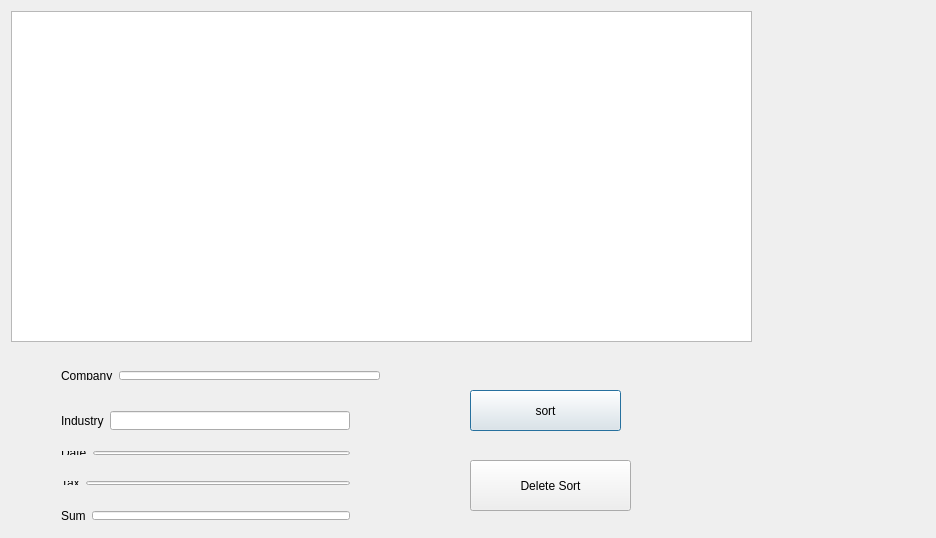
<?xml version="1.0" encoding="UTF-8"?>
<ui version="4.0">
 <class>showDB</class>
 <widget class="QDialog" name="showDB">
  <property name="geometry">
   <rect>
    <x>0</x>
    <y>0</y>
    <width>936</width>
    <height>538</height>
   </rect>
  </property>
  <property name="windowTitle">
   <string>showDB</string>
  </property>
  <widget class="QTableView" name="tableView">
   <property name="geometry">
    <rect>
     <x>11</x>
     <y>11</y>
     <width>741</width>
     <height>331</height>
    </rect>
   </property>
  </widget>
  <widget class="QPushButton" name="sort">
   <property name="geometry">
    <rect>
     <x>470</x>
     <y>390</y>
     <width>151</width>
     <height>41</height>
    </rect>
   </property>
   <property name="sizePolicy">
    <sizepolicy hsizetype="Minimum" vsizetype="Fixed">
     <horstretch>0</horstretch>
     <verstretch>0</verstretch>
    </sizepolicy>
   </property>
   <property name="text">
    <string>sort</string>
   </property>
  </widget>
  <widget class="QWidget" name="layoutWidget">
   <property name="geometry">
    <rect>
     <x>50</x>
     <y>500</y>
     <width>311</width>
     <height>31</height>
    </rect>
   </property>
   <layout class="QHBoxLayout" name="horizontalLayout">
    <item>
     <widget class="QLabel" name="label_4">
      <property name="text">
       <string>Sum</string>
      </property>
     </widget>
    </item>
    <item>
     <widget class="QLineEdit" name="lineEdit_5"/>
    </item>
   </layout>
  </widget>
  <widget class="QWidget" name="layoutWidget">
   <property name="geometry">
    <rect>
     <x>50</x>
     <y>470</y>
     <width>311</width>
     <height>26</height>
    </rect>
   </property>
   <layout class="QHBoxLayout" name="horizontalLayout_2">
    <item>
     <widget class="QLabel" name="label_3">
      <property name="text">
       <string>Tax</string>
      </property>
     </widget>
    </item>
    <item>
     <widget class="QLineEdit" name="lineEdit_4"/>
    </item>
   </layout>
  </widget>
  <widget class="QWidget" name="layoutWidget">
   <property name="geometry">
    <rect>
     <x>50</x>
     <y>400</y>
     <width>311</width>
     <height>41</height>
    </rect>
   </property>
   <layout class="QHBoxLayout" name="horizontalLayout_4">
    <item>
     <widget class="QLabel" name="label">
      <property name="text">
       <string>Industry</string>
      </property>
     </widget>
    </item>
    <item>
     <widget class="QLineEdit" name="lineEdit_2"/>
    </item>
   </layout>
  </widget>
  <widget class="QWidget" name="layoutWidget">
   <property name="geometry">
    <rect>
     <x>50</x>
     <y>440</y>
     <width>311</width>
     <height>26</height>
    </rect>
   </property>
   <layout class="QHBoxLayout" name="horizontalLayout_5">
    <item>
     <widget class="QLabel" name="label_2">
      <property name="text">
       <string>Date</string>
      </property>
     </widget>
    </item>
    <item>
     <widget class="QLineEdit" name="lineEdit_3"/>
    </item>
   </layout>
  </widget>
  <widget class="QWidget" name="layoutWidget">
   <property name="geometry">
    <rect>
     <x>50</x>
     <y>360</y>
     <width>341</width>
     <height>31</height>
    </rect>
   </property>
   <layout class="QHBoxLayout" name="horizontalLayout_3">
    <item>
     <widget class="QLabel" name="label_5">
      <property name="text">
       <string>Company</string>
      </property>
     </widget>
    </item>
    <item>
     <widget class="QLineEdit" name="lineEdit"/>
    </item>
   </layout>
  </widget>
  <widget class="QPushButton" name="delsor">
   <property name="geometry">
    <rect>
     <x>470</x>
     <y>460</y>
     <width>161</width>
     <height>51</height>
    </rect>
   </property>
   <property name="text">
    <string>Delete Sort</string>
   </property>
  </widget>
 </widget>
 <layoutdefault spacing="6" margin="11"/>
 <resources/>
 <connections/>
</ui>
